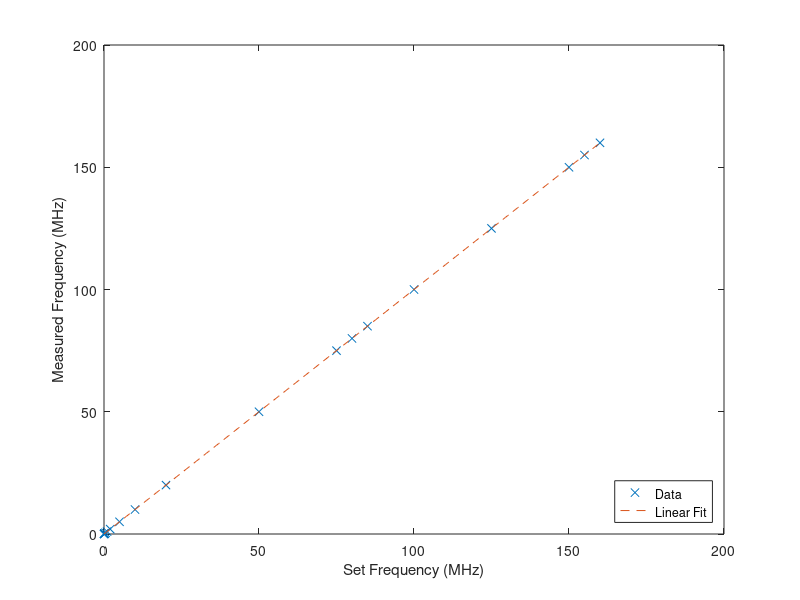
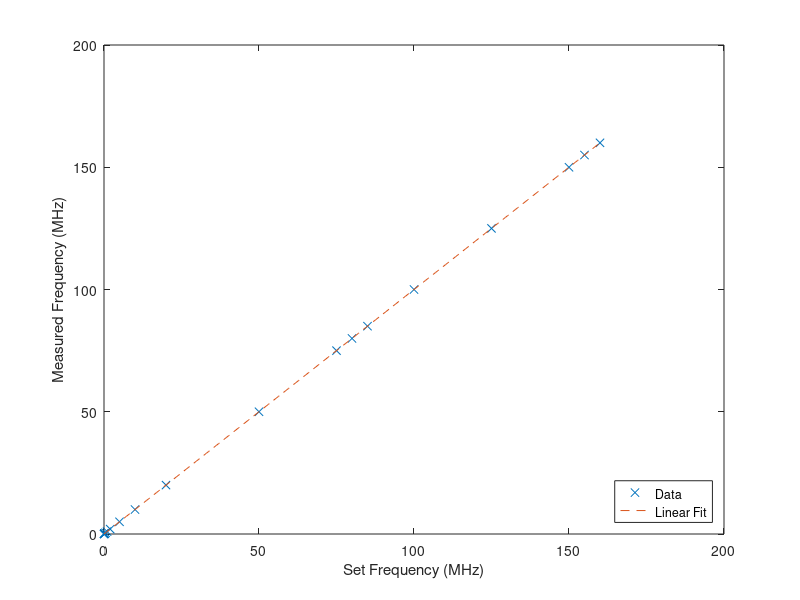
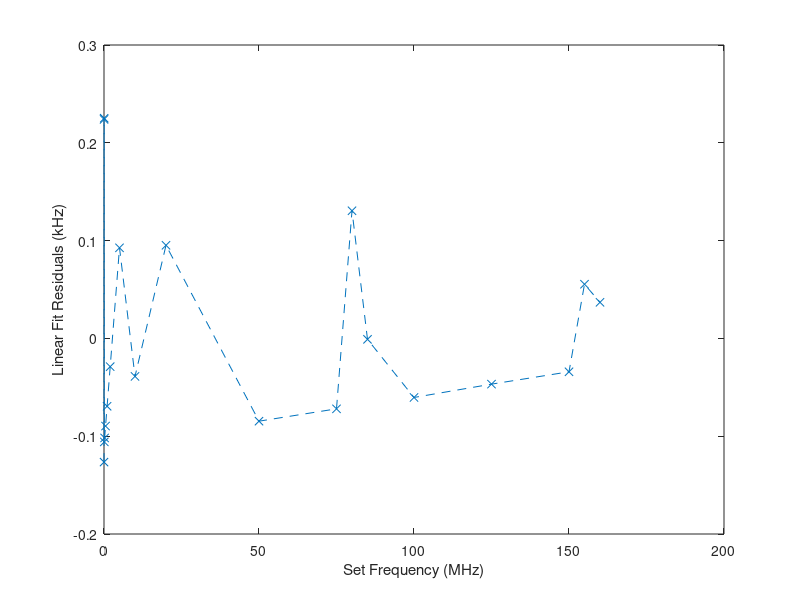
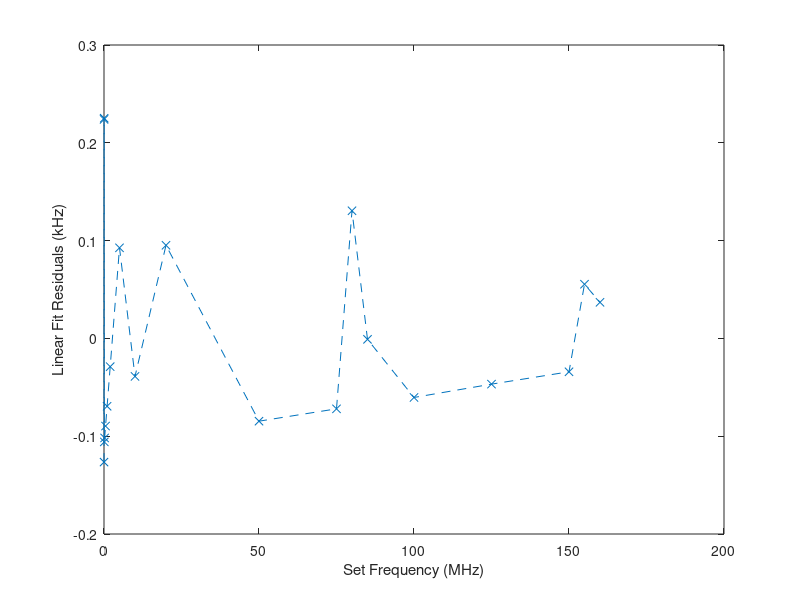

Reproduce these figures in MATLAB, in order.
f_set = [.01,.02,.05,.1,.2,.5,1,2,5,10,20,50,75,80,85,100,125,150,155,160];
f_meas = [0.009983,0.020333,0.050333,.1,.2,.5,1,2,5,9.999666,19.999395,49.998,74.997,79.997,84.996666,99.995999,124.995,149.994,154.993887,159.993666];
p_meas = -[65.2,47,23.7,10.7,8.2,8,8,8,7.9,8.1,8.5,10,9.8,9.7,9.7,9.8,10.6,11.5,11.6,11.8];
p_spur = -[61,51,43,48,46,45,45,45,45,44,44,54,40,47,46,48,45,46,43,40];

p_f = polyfit(f_set,f_meas,1);
f_fit_x = linspace(min(f_set),max(f_set),200);


p_p = polyfit(f_set,f_meas,1);
f_fit_x = linspace(min(f_set),max(f_set),200);
f_fit_y = polyval(p_f,f_fit_x);
f_fit = polyval(p_f,f_set);

if ~exist('D:/misc/2024/01/09/DDS_calibration/','dir')
    mkdir('D:/misc/2024/01/09/DDS_calibration/')
end

close all
figure(1)
plot(f_set,f_meas,'x',f_fit_x,f_fit_y,'--')
xlabel('Set Frequency (MHz)')
ylabel('Measured Frequency (MHz)')
legend('Data','Linear Fit','location','southeast')
savefig(gcf,'D:/misc/2024/01/09/DDS_calibration/frequency.fig')
saveas(gcf,'D:/misc/2024/01/09/DDS_calibration/frequency.png')

figure(2)
plot(f_set,(f_meas-f_fit)*1000,'--x')
xlabel('Set Frequency (MHz)')
ylabel('Linear Fit Residuals (kHz)')
savefig(gcf,'D:/misc/2024/01/09/DDS_calibration/residuals.fig')
saveas(gcf,'D:/misc/2024/01/09/DDS_calibration/residuals.png')

figure(3)
semilogx(f_set,p_meas,'-')
xlabel('Set Frequency (MHz)')
ylabel('Carrier Power (dBm)')
savefig(gcf,'D:/misc/2024/01/09/DDS_calibration/power.fig')
saveas(gcf,'D:/misc/2024/01/09/DDS_calibration/power.png')

figure(4)
semilogx(f_set,p_spur-p_meas,'-')
xlabel('Set Frequency (MHz)')
ylabel('SFDR (dBc)')
savefig(gcf,'D:/misc/2024/01/09/DDS_calibration/SDFR.fig')
saveas(gcf,'D:/misc/2024/01/09/DDS_calibration/SDFR.png')